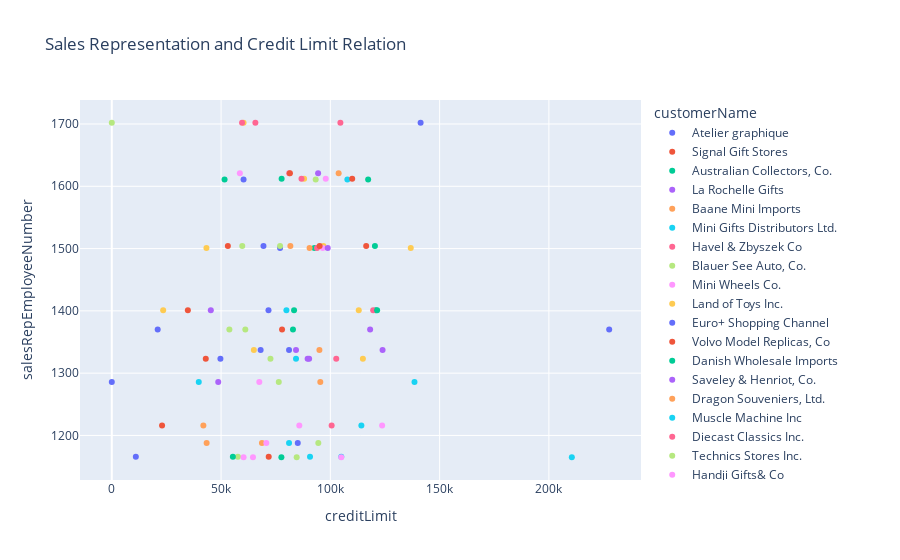

This figure's notebook cell:
### Code cell
Graf2 = px.scatter(df, y="salesRepEmployeeNumber", x="creditLimit", color="customerName", title='Sales Representation and Credit Limit Relation')
Graf2.show()
